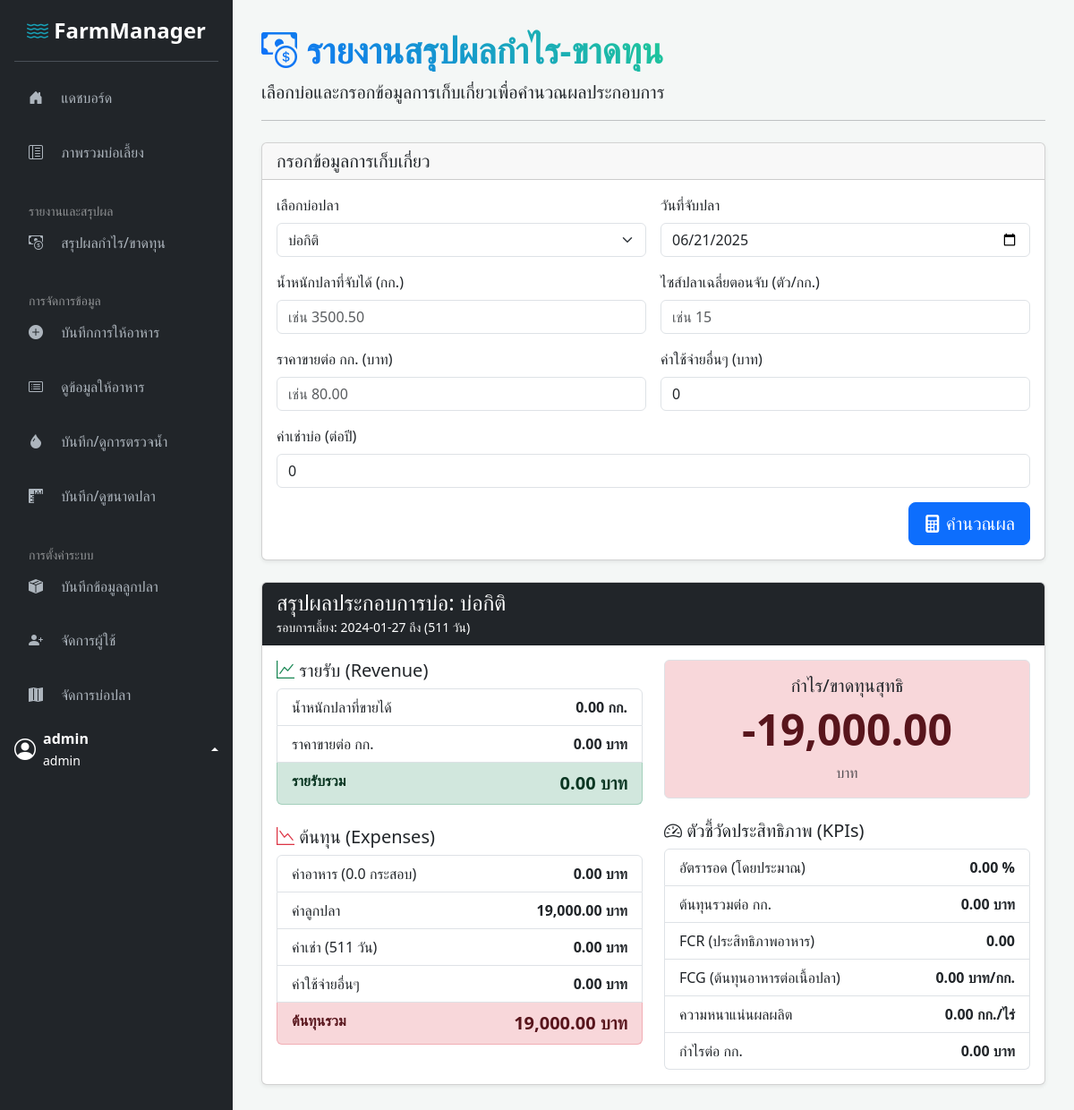
Screenshot of /profit_loss_report.php?pond_id=4 (signed in) with the database file from the repository.
### tables this page shows
CREATE TABLE `ponds` (
  `id` int(11) NOT NULL,
  `name` varchar(100) NOT NULL,
  `size_rai` float NOT NULL
);

CREATE TABLE `fish_releases` (
  `id` int(11) NOT NULL,
  `pond_id` int(11) NOT NULL,
  `release_date` date NOT NULL,
  `fish_amount` int(11) NOT NULL,
  `total_cost` decimal(10,2) DEFAULT 0.00,
  `created_at` timestamp NOT NULL DEFAULT current_timestamp()
);

### profit_loss_report.php (the view, shortened to what this page needs)
<?php
include 'templates/sidebar_header.php';
$ponds_for_form = [];
if ($userRole === 'admin') {
    $stmt_ponds = $conn->query("SELECT id, name FROM ponds ORDER BY name ASC");
    $ponds_for_form = $stmt_ponds->fetchAll(PDO::FETCH_ASSOC);
}
$show_report = false;
$report_data = [];
if ($_SERVER["REQUEST_METHOD"] == "GET" && isset($_GET['pond_id']) && !empty($_GET['pond_id'])) {
    $pond_id = (int)$_GET['pond_id'];
    $harvest_date = $_GET['harvest_date'];
    $harvest_weight_kg = (float)$_GET['harvest_weight_kg'];
    $harvest_fish_size = (float)$_GET['harvest_fish_size'];
    $price_per_kg = (float)$_GET['price_per_kg'];
    $other_expenses = (float)$_GET['other_expenses'];
    $annual_rent = (float)$_GET['annual_rent'];
    $stmt_pond = $conn->prepare("SELECT * FROM ponds WHERE id = ?");
    $stmt_pond->execute([$pond_id]);
    $pond_data = $stmt_pond->fetch(PDO::FETCH_ASSOC);
    $stmt_release = $conn->prepare("SELECT * FROM fish_releases WHERE pond_id = ? ORDER BY release_date DESC LIMIT 1");
    $stmt_release->execute([$pond_id]);
    $release_data = $stmt_release->fetch(PDO::FETCH_ASSOC);
    if ($pond_data && $release_data) {
        $show_report = true;
        $start_date_obj = new DateTime($release_data['release_date']);
        $end_date_obj = new DateTime($harvest_date);
        $interval = $start_date_obj->diff($end_date_obj);
        $cycle_duration_days = $interval->days;
        $food_prices = ['เบทาโกร 811' => 625, 'เบทาโกร 812' => 645];
        $food_summary = [];
        $total_food_sacks = 0;
        $total_food_cost = 0;
        foreach ($food_prices as $type => $price) { $food_summary[$type] = ['sacks' => 0, 'cost' => 0]; }
        $prorated_rent_cost = ($annual_rent > 0) ? ($annual_rent / 365) * $cycle_duration_days : 0;
        $total_revenue = $harvest_weight_kg * $price_per_kg;
        $total_expenses = $total_food_cost + $release_data['total_cost'] + $prorated_rent_cost + $other_expenses;
        $net_profit_loss = $total_revenue - $total_expenses;
        $estimated_harvested_fish_count = ($harvest_fish_size > 0) ? $harvest_weight_kg * $harvest_fish_size : 0;
        $survival_rate = ($release_data['fish_amount'] > 0) ? ($estimated_harvested_fish_count / $release_data['fish_amount']) * 100 : 0;
        $cost_per_kg = ($harvest_weight_kg > 0) ? $total_expenses / $harvest_weight_kg : 0;
        $gross_fcr = ($harvest_weight_kg > 0) ? ($total_food_sacks * 20) / $harvest_weight_kg : 0;
        $fcg = ($harvest_weight_kg > 0) ? $total_food_cost / $harvest_weight_kg : 0;
        $density = ($pond_data['size_rai'] > 0) ? $harvest_weight_kg / $pond_data['size_rai'] : 0;
        $profit_per_kg = ($harvest_weight_kg > 0) ? $net_profit_loss / $harvest_weight_kg : 0;
        $report_data = compact(
            'pond_data', 'release_data', 'harvest_date', 'cycle_duration_days',
            'harvest_weight_kg', 'price_per_kg', 'total_revenue',
            'food_summary', 'total_food_sacks', 'total_food_cost',
            'prorated_rent_cost', 'other_expenses', 'total_expenses',
            'net_profit_loss', 'estimated_harvested_fish_count', 'survival_rate',
            'cost_per_kg', 'gross_fcr', 'fcg', 'density', 'profit_per_kg'
        );
    } else {
        $_SESSION['flash_message'] = ['type' => 'warning', 'text' => 'ไม่พบข้อมูลการปล่อยปลาของบ่อที่เลือก หรือข้อมูลไม่ครบถ้วน'];
    }
}
?>
<h1 class="gradient-text fw-bolder"><i class="bi bi-cash-coin"></i> รายงานสรุปผลกำไร-ขาดทุน</h1>
<p class="lead">เลือกบ่อและกรอกข้อมูลการเก็บเกี่ยวเพื่อคำนวณผลประกอบการ</p>
<hr class="mb-4">
<div class="card shadow-sm mb-4">
    <div class="card-header"><h5 class="mb-0">กรอกข้อมูลการเก็บเกี่ยว</h5></div>
    <div class="card-body">
        <form method="get" class="row g-3">
            <div class="col-md-6"><label for="pond_id" class="form-label">เลือกบ่อปลา</label><select name="pond_id" id="pond_id" class="form-select" required><option value="" disabled selected>-- เลือกบ่อ --</option><?php foreach ($ponds_for_form as $pond):?><option value="<?=$pond['id']?>" <?= (isset($_GET['pond_id']) && $_GET['pond_id'] == $pond['id']) ? 'selected' : '' ?>><?=htmlspecialchars($pond['name'])?></option><?php endforeach;?></select></div>
            <div class="col-md-6"><label for="harvest_date" class="form-label">วันที่จับปลา</label><input type="date" name="harvest_date" id="harvest_date" class="form-control" value="<?= $_GET['harvest_date'] ?? date('Y-m-d') ?>" required></div>
            <div class="col-md-6"><label for="harvest_weight_kg" class="form-label">น้ำหนักปลาที่จับได้ (กก.)</label><input type="number" step="0.01" name="harvest_weight_kg" id="harvest_weight_kg" class="form-control" placeholder="เช่น 3500.50" value="<?= $_GET['harvest_weight_kg'] ?? '' ?>" required></div>
            <div class="col-md-6"><label for="harvest_fish_size" class="form-label">ไซส์ปลาเฉลี่ยตอนจับ (ตัว/กก.)</label><input type="number" step="0.1" name="harvest_fish_size" id="harvest_fish_size" class="form-control" placeholder="เช่น 15" value="<?= $_GET['harvest_fish_size'] ?? '' ?>" required></div>
            <div class="col-md-6"><label for="price_per_kg" class="form-label">ราคาขายต่อ กก. (บาท)</label><input type="number" step="0.01" name="price_per_kg" id="price_per_kg" class="form-control" placeholder="เช่น 80.00" value="<?= $_GET['price_per_kg'] ?? '' ?>" required></div>
            <div class="col-md-6"><label for="other_expenses" class="form-label">ค่าใช้จ่ายอื่นๆ (บาท)</label><input type="number" step="0.01" name="other_expenses" id="other_expenses" class="form-control" placeholder="เช่น ค่ายา, ค่าไฟ" value="<?= $_GET['other_expenses'] ?? 0 ?>" required></div>
            <div class="col-md-12"><label for="annual_rent" class="form-label">ค่าเช่าบ่อ (ต่อปี)</label><input type="number" step="0.01" name="annual_rent" id="annual_rent" class="form-control" placeholder="หากไม่มีให้ใส่ 0" value="<?= $_GET['annual_rent'] ?? 0 ?>" required></div>
            <div class="col-12 text-end"><button type="submit" class="btn btn-primary btn-lg"><i class="bi bi-calculator-fill"></i> คำนวณผล</button></div>
        </form>
    </div>
</div>
<?php if ($show_report): ?>
<div class="card shadow-sm" id="report-section">
    <div class="card-header bg-dark text-white">
        <h4 class="mb-0">สรุปผลประกอบการบ่อ: <?= htmlspecialchars($report_data['pond_data']['name']) ?></h4>
        <small>รอบการเลี้ยง: <?= $report_data['release_data']['release_date'] ?> ถึง <?= $report_data['harvest_date'] ?> (<?= $report_data['cycle_duration_days'] ?> วัน)</small>
    </div>
    <div class="card-body">
        <div class="row g-4">
            <div class="col-lg-6">
                <h5><i class="bi bi-graph-up text-success"></i> รายรับ (Revenue)</h5>
                <ul class="list-group mb-4">
                    <li class="list-group-item d-flex justify-content-between"><span>น้ำหนักปลาที่ขายได้</span> <strong><?= number_format($report_data['harvest_weight_kg'], 2) ?> กก.</strong></li>
                    <li class="list-group-item d-flex justify-content-between"><span>ราคาขายต่อ กก.</span> <strong><?= number_format($report_data['price_per_kg'], 2) ?> บาท</strong></li>
                    <li class="list-group-item list-group-item-success d-flex justify-content-between"><strong>รายรับรวม</strong> <strong class="fs-5"><?= number_format($report_data['total_revenue'], 2) ?> บาท</strong></li>
                </ul>
                <h5><i class="bi bi-graph-down text-danger"></i> ต้นทุน (Expenses)</h5>
                <ul class="list-group">
                    <li class="list-group-item d-flex justify-content-between">
                        <span>ค่าอาหาร (<?= number_format($report_data['total_food_sacks'],1) ?> กระสอบ)</span>
                        <strong><?= number_format($report_data['total_food_cost'], 2) ?> บาท</strong>
                    </li>
                    <li class="list-group-item d-flex justify-content-between"><span>ค่าลูกปลา</span><strong><?= number_format($report_data['release_data']['total_cost'], 2) ?> บาท</strong></li>
                    <li class="list-group-item d-flex justify-content-between"><span>ค่าเช่า (<?= $report_data['cycle_duration_days'] ?> วัน)</span><strong><?= number_format($report_data['prorated_rent_cost'], 2) ?> บาท</strong></li>
                    <li class="list-group-item d-flex justify-content-between"><span>ค่าใช้จ่ายอื่นๆ</span><strong><?= number_format($report_data['other_expenses'], 2) ?> บาท</strong></li>
                    <li class="list-group-item list-group-item-danger d-flex justify-content-between"><strong>ต้นทุนรวม</strong> <strong class="fs-5"><?= number_format($report_data['total_expenses'], 2) ?> บาท</strong></li>
                </ul>
            </div>
            <div class="col-lg-6">
                <div class="text-center p-3 border rounded mb-4 <?= ($report_data['net_profit_loss'] >= 0) ? 'bg-success-subtle' : 'bg-danger-subtle' ?>">
                    <h5>กำไร/ขาดทุนสุทธิ</h5>
                    <h2 class="display-5 fw-bold <?= ($report_data['net_profit_loss'] >= 0) ? 'text-success-emphasis' : 'text-danger-emphasis' ?>">
                        <?= number_format($report_data['net_profit_loss'], 2) ?>
                    </h2>
                    <span class="text-muted">บาท</span>
                </div>
                <h5><i class="bi bi-speedometer2"></i> ตัวชี้วัดประสิทธิภาพ (KPIs)</h5>
                <ul class="list-group">
                    <li class="list-group-item d-flex justify-content-between"><span>อัตรารอด (โดยประมาณ)</span> <strong><?= number_format($report_data['survival_rate'], 2) ?> %</strong></li>
                    <li class="list-group-item d-flex justify-content-between"><span>ต้นทุนรวมต่อ กก.</span> <strong><?= number_format($report_data['cost_per_kg'], 2) ?> บาท</strong></li>
                    <li class="list-group-item d-flex justify-content-between"><span>FCR (ประสิทธิภาพอาหาร)</span> <strong><?= number_format($report_data['gross_fcr'], 2) ?></strong></li>
                    <li class="list-group-item d-flex justify-content-between"><span>FCG (ต้นทุนอาหารต่อเนื้อปลา)</span> <strong><?= number_format($report_data['fcg'], 2) ?> บาท/กก.</strong></li>
                    <li class="list-group-item d-flex justify-content-between"><span>ความหนาแน่นผลผลิต</span> <strong><?= number_format($report_data['density'], 2) ?> กก./ไร่</strong></li>
                    <li class="list-group-item d-flex justify-content-between"><span>กำไรต่อ กก.</span> <strong><?= number_format($report_data['profit_per_kg'], 2) ?> บาท</strong></li>
                </ul>
            </div>
        </div>
    </div>
</div>
<?php endif; ?>
<?php
include 'templates/sidebar_footer.php';
?>

### assets/css/custom.css (style rules this page uses)
:root { --primary-color: #0d6efd; --secondary-color: #6c757d; --sidebar-bg: #212529; --sidebar-link-color: #adb5bd; --sidebar-link-hover: #ffffff; --sidebar-link-active: #ffffff; }
body { background-color: #f4f7f6; min-height: 100vh; display: flex; }
.gradient-text { background-image: linear-gradient(45deg, var(--bs-primary), var(--bs-teal)); background-clip: text; -webkit-background-clip: text; color: transparent; display: inline-block; }

### rows the page displays
ponds: name "บ่อกิติ"
fish_releases: release_date "2024-01-27", total_cost "19,000.00"

### other values shown
$username "admin"
$userRole "admin"
$report_data['cycle_duration_days'] "511"
$report_data['harvest_weight_kg'] "0.00"
$report_data['price_per_kg'] "0.00"
$report_data['total_revenue'] "0.00"
$report_data['total_food_sacks'] "0.0"
$report_data['total_food_cost'] "0.00"
$report_data['prorated_rent_cost'] "0.00"
$report_data['other_expenses'] "0.00"
$report_data['total_expenses'] "19,000.00"
$report_data['net_profit_loss'] "-19,000.00"
$report_data['survival_rate'] "0.00"
$report_data['cost_per_kg'] "0.00"
$report_data['gross_fcr'] "0.00"
